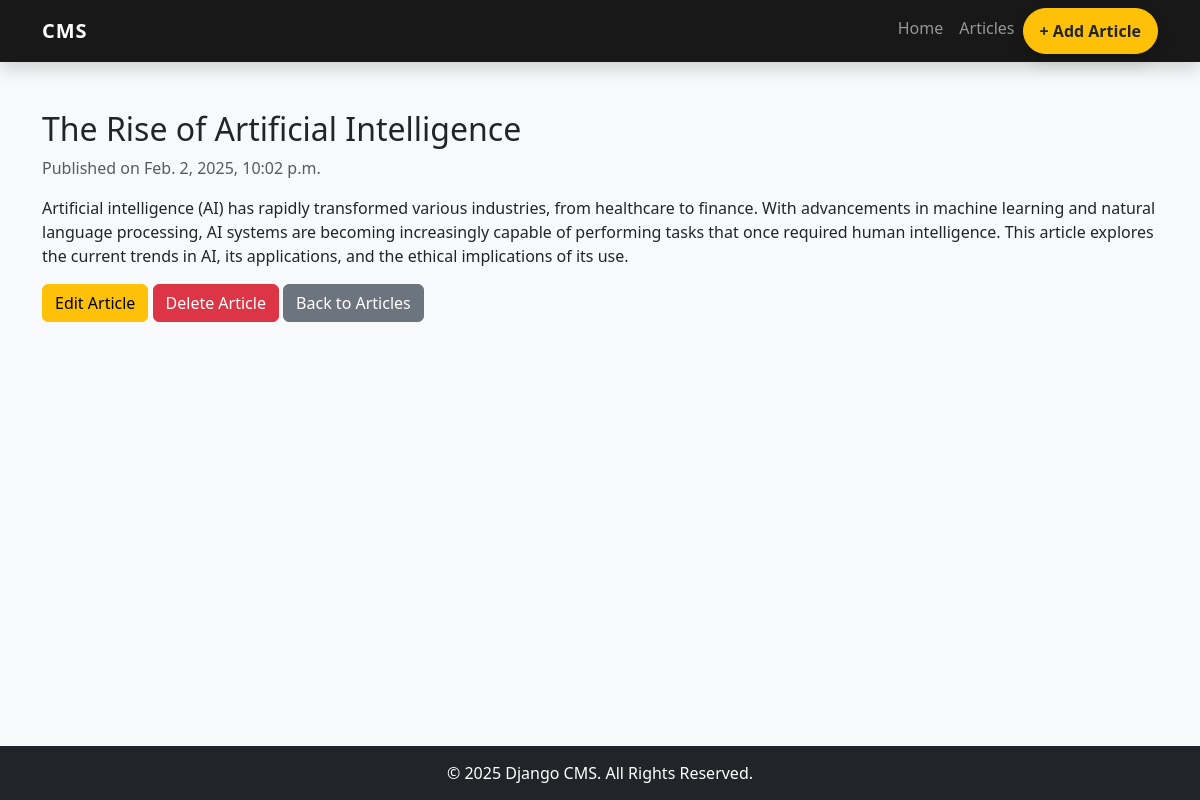
Screenshot of /article/2/ with the database file from the repository.
### home/models.py (models this page shows, shortened)
class Article(models.Model):
    title = models.CharField(max_length=225)
    content = models.TextField()
    created_at = models.DateTimeField(default=timezone.now)  # Automatically set to now when created

### home/views.py (the view)
# urls.py: path('article/<int:article_id>/', views.article_detail, name='article_detail'),  # URL for article details
def article_detail(request, article_id):
    article = get_object_or_404(Article, id=article_id)  # Get the article by its ID or return a 404 error
    return render(request, 'article_detail.html', {'article': article})

### templates/article_detail.html (shortened to what this page needs)
{% extends 'base.html' %}
{% block content %}
<h2>{{ article.title }}</h2>
<p class="text-muted">Published on {{ article.created_at }}</p>
<p>{{ article.content }}</p>
<a href="{% url 'article_update' article.id %}" class="btn btn-warning">Edit Article</a>
<a href="{% url 'article_delete' article.id %}" class="btn btn-danger">Delete Article</a>
<a href="{% url 'article_list' %}" class="btn btn-secondary">Back to Articles</a>
{% endblock %}

### templates/base.html (style rules this page uses)
body { display: flex; flex-direction: column; min-height: 100vh; background-color: #f8f9fa; }

### rows the page displays
Article: title "The Rise of Artificial Intelligence", created_at "Feb. 2, 2025, 10:02 p.m.", content "Artificial intelligence (AI) has rapidly transformed various industries, from healthcare to finance. With advancements in machine learning and natural language processing, AI systems are becoming increasingly capable of performing tasks that once required human intelligence. This article explores the current trends in AI, its applications, and the ethical implications of its use."
